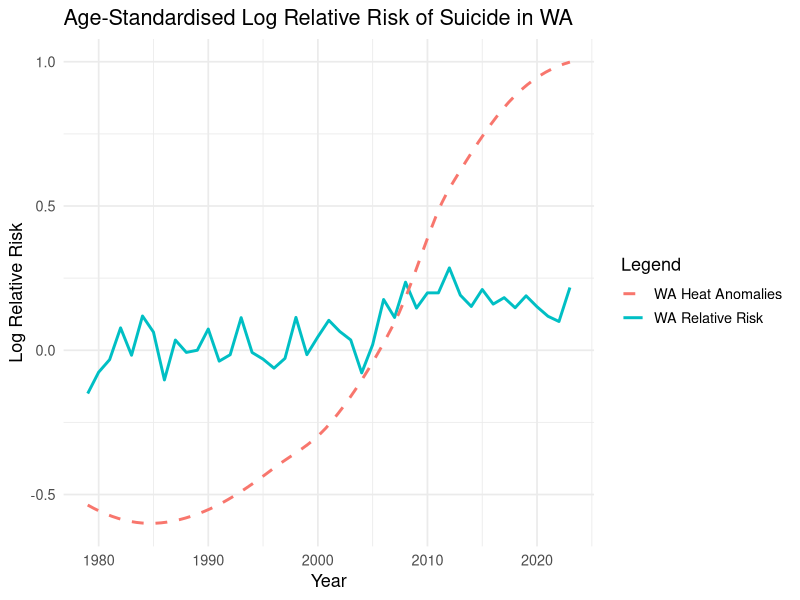
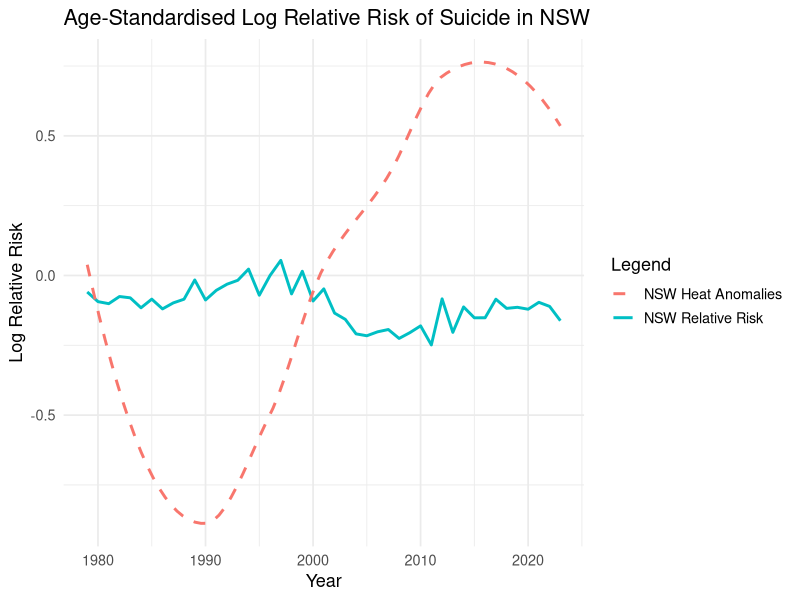
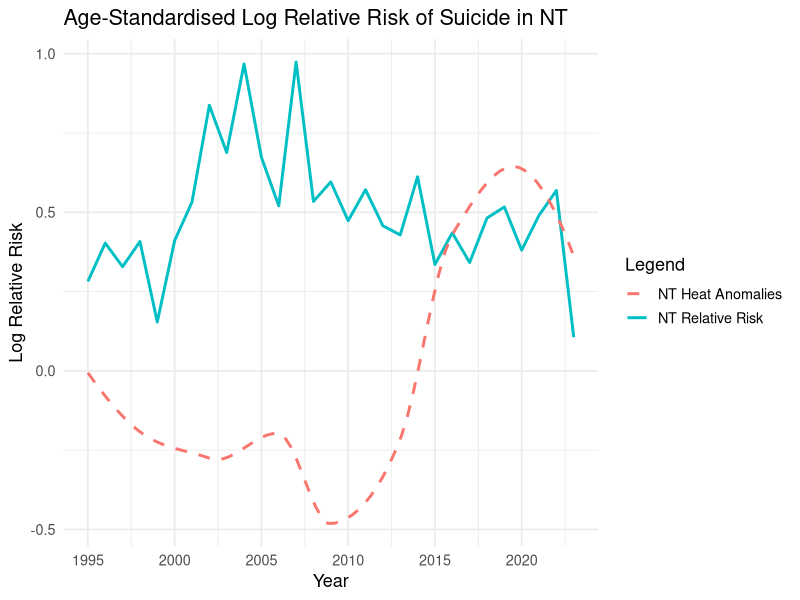

The R script that drew these images, in order:
## ---- chunk 1
# Load libraries
library(tidyverse)
## ---- chunk 2
# Create the data
dat <- read.csv("Relative_risk.csv", header=TRUE)
df <- data.frame(dat)
attach(df)
## ---- chunk 3
# Compute relative risk (WA vs Australia)
df <- df %>%
  mutate(
    RR_WA = log(WA/Australia),
    Heat_z_WA = scale(WA_Heat_Anomalies)
  )

# Plot trend for WA
ggplot(df, aes(x = Year)) +
  geom_line(
    aes(y = RR_WA, colour = "WA Relative Risk"),
    linewidth = 1
  ) +
  geom_smooth(
    aes(y = Heat_z_WA, colour = "WA Heat Anomalies"),
    method = "loess",
    se = FALSE,
    linetype = "dashed"
  ) +
  labs(
    title = "Age-Standardised Log Relative Risk of Suicide in WA",
    y = "Log Relative Risk",
    x = "Year",
    colour = "Legend"
  ) +
  theme_minimal(base_size = 13)
## ---- chunk 4
# Plot trend for NSW
df <- df %>%
  mutate(
    RR_NSW = log(NSW/Australia),
    Heat_z_NSW = scale(NSW_Heat_Anomalies)[,1]
  )

ggplot(df, aes(x = Year)) +
  geom_line(
    aes(y = RR_NSW, colour = "NSW Relative Risk"),
    linewidth = 1
  ) +
  geom_smooth(
    aes(y = Heat_z_NSW, colour = "NSW Heat Anomalies"),
    method = "loess",
    se = FALSE,
    linetype = "dashed"
  ) +
  labs(
    title = "Age-Standardised Log Relative Risk of Suicide in NSW",
    y = "Log Relative Risk",
    x = "Year",
    colour = "Legend"
  ) +
  theme_minimal(base_size = 13)

## ---- chunk 5
# Plot trend for NT (from 1995 onwards)
df_new <- df %>%
  filter(Year >= 1995)

df_new  <- df_new %>%
    mutate(
    RR_NT = log(NT/Australia),
    Heat_z_NT = scale(NT_Heat_Anomalies)[,1]
  )

ggplot(df_new, aes(x = Year)) +
  geom_line(
    aes(y = RR_NT, colour = "NT Relative Risk"),
    linewidth = 1
  ) +
  geom_smooth(
    aes(y = Heat_z_NT, colour = "NT Heat Anomalies"),
    method = "loess",
    se = FALSE,
    linetype = "dashed"
  ) +
  labs(
    title = "Age-Standardised Log Relative Risk of Suicide in NT",
    y = "Log Relative Risk",
    x = "Year",
    colour = "Legend"
  ) +
  theme_minimal(base_size = 13)

